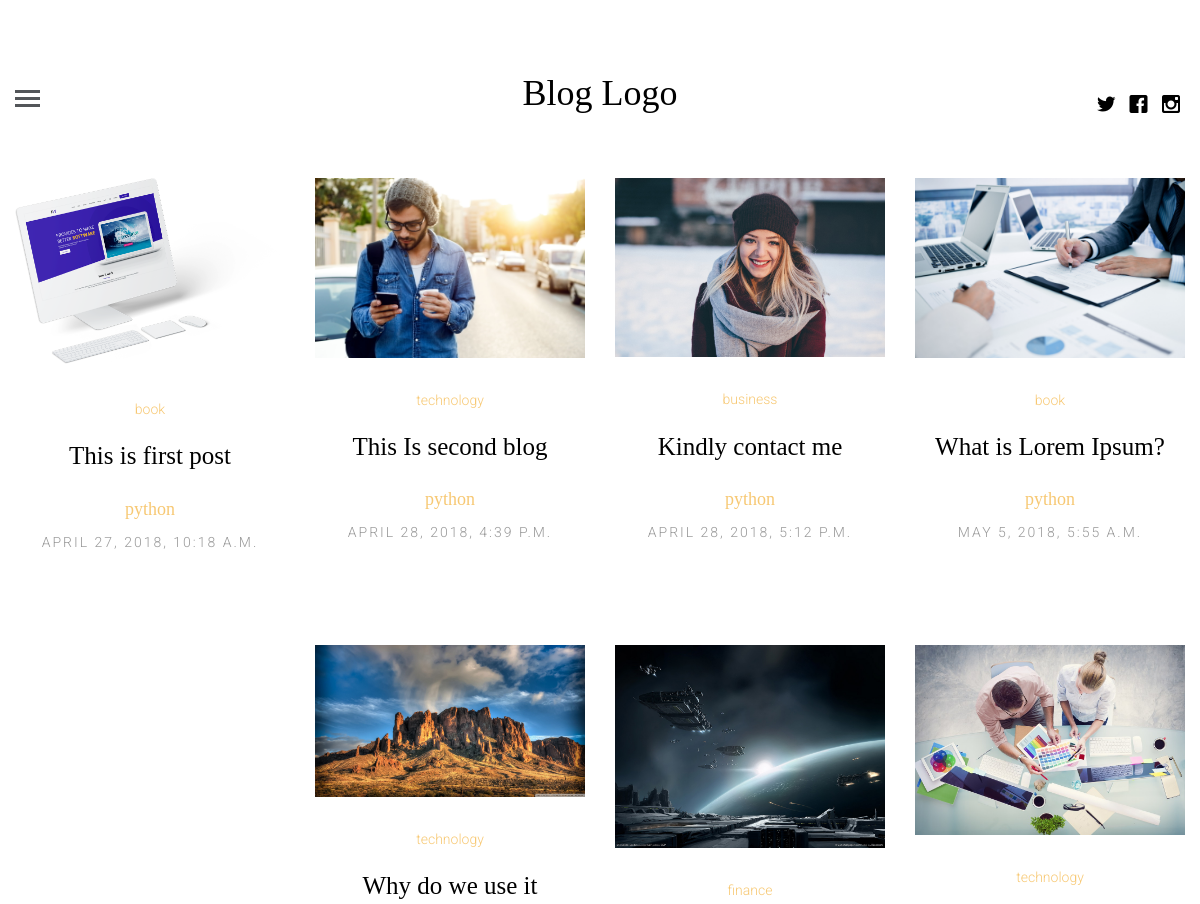
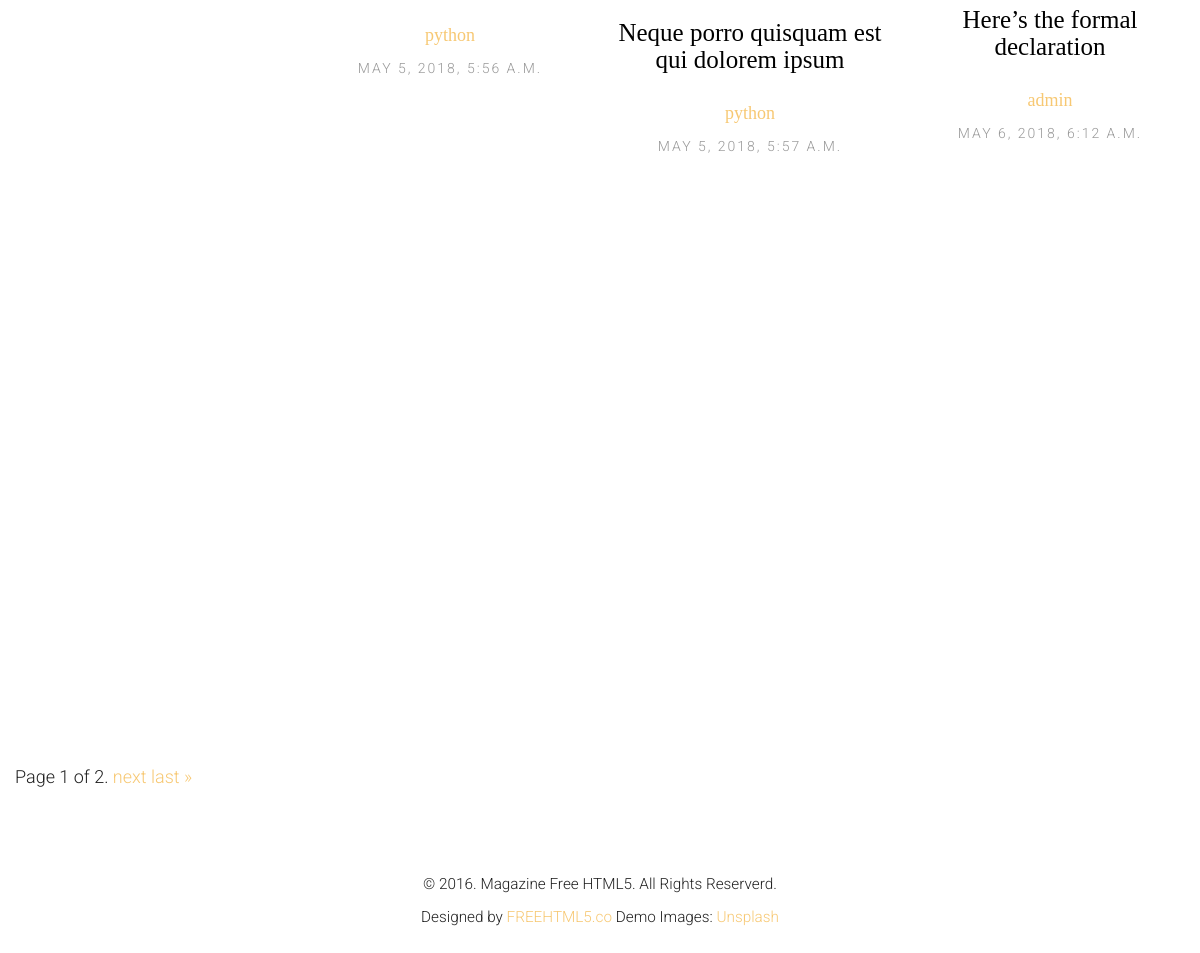
Before: / with the older database file (2 pictures, top to bottom).
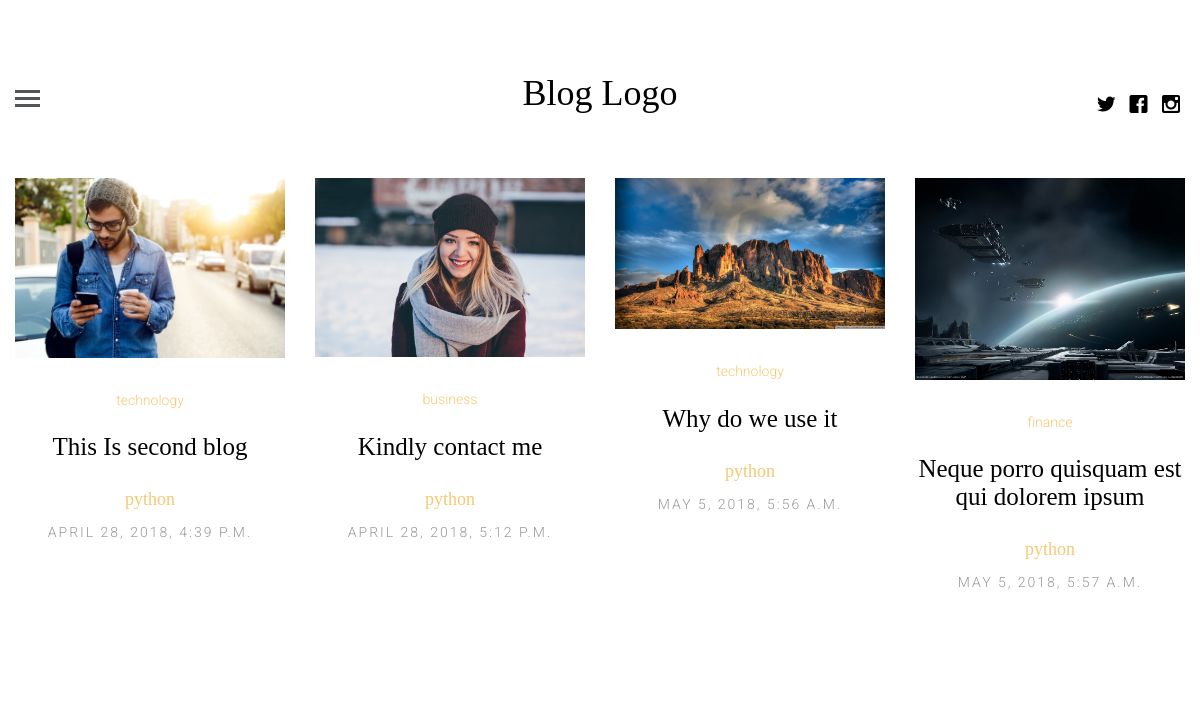
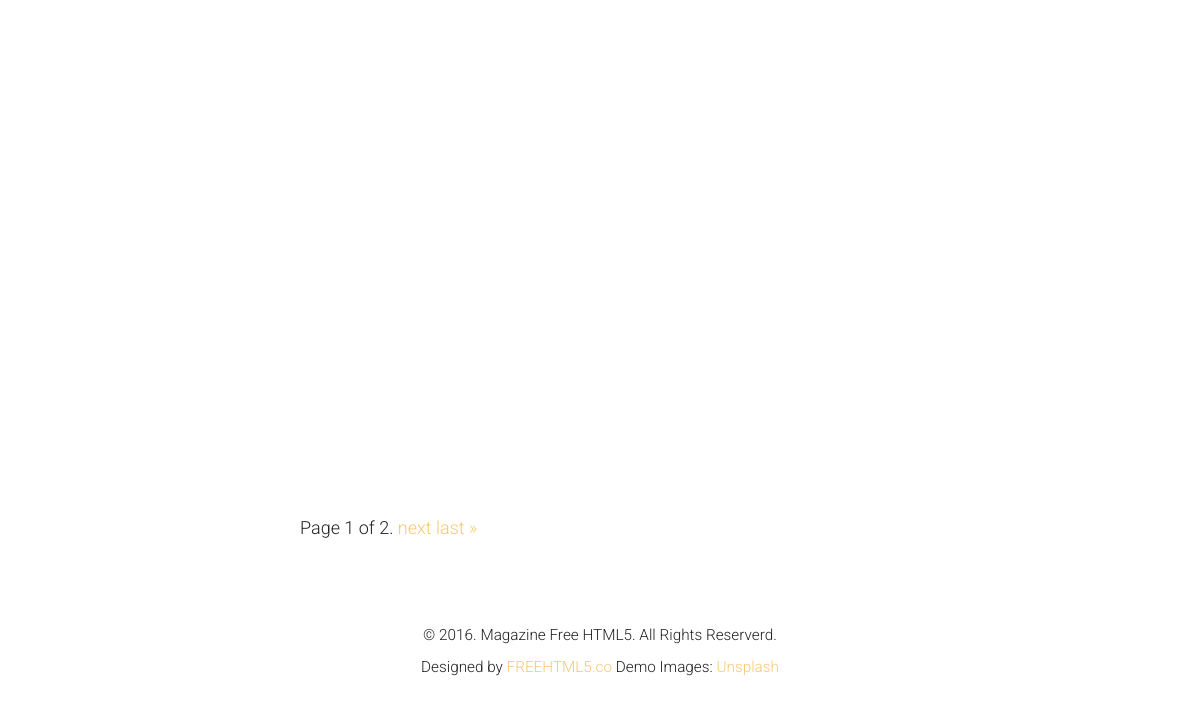
After: the same page with the newer database file (2 pictures, top to bottom).
### blogapp/models.py (models this page shows, shortened)
class Article(models.Model):
    article_author = models.ForeignKey(Author, on_delete=models.CASCADE)
    title = models.CharField(max_length=200)
    body = models.TextField()
    image = models.FileField()
    category = models.ForeignKey(Category, on_delete=models.CASCADE)
    posted_on = models.DateTimeField(auto_now=False, auto_now_add=True)
    update_on = models.DateTimeField(auto_now=True, auto_now_add=False)
    class Meta:
        verbose_name = "Blog Article"
        verbose_name_plural = "Articles"
    def single_post_url(self):
        return reverse("blog:single_post", kwargs={"id": self.id } )
    def author_url(self):
        return reverse("blog:profile", kwargs={'name': self.article_author.name.username})

class Category(models.Model):
    name = models.CharField(max_length=100)
    def __str__(self):
        return self.name

class Author(models.Model):
    name = models.ForeignKey(User, on_delete=models.CASCADE)
    author_picture = models.FileField()
    details = models.TextField()

### blogapp/views.py (the view)
# urls.py: path('', views.index.as_view(), name='index'),
class index(View):
    template_name = 'index.html'
    def get(self, request):
        post = Article.objects.all()
        paginator = Paginator(post, 8)
        page = request.GET.get('page')
        total_article = paginator.get_page(page)
        search = request.GET.get('searching')
        if search:
            post = post.filter(
                Q(title__icontains=search)
            )
        context = {
            "post": total_article,
        }
        return render(request, self.template_name, context)

### blogapp/templates/index.html (shortened to what this page needs)
{% extends "base.html" %}
{% load static %}
	{% block content %}
		{% for p in post %}
			<article class="col-lg-3 col-md-3 col-sm-3 col-xs-6 col-xxs-12 animate-box">
				<figure>
					<a href="{{ p.single_post_url }}"><img src="{{ p.image.url }}" alt="Image" class="img-responsive"></a>
				</figure>
				<span class="fh5co-meta"><a href="{% url 'blog:topic' name=p.category.name %}">{{ p.category }}</a></span>
				<h2 class="fh5co-article-title"><a href="{{ p.single_post_url }}">{{ p.title }}</a></h2>
				<h4><a href="{{ p.author_url }}">{{ p.article_author.name.username }}</a></h4>
				<span class="fh5co-meta fh5co-date">{{ p.posted_on }}</span>
			</article>
		{% endfor %}
	<div class="container-fluid">
		<div class="pagination">
			<span class="step-links">
				<span class="current">
					Page {{ post.number }} of {{ post.paginator.num_pages }}.
				</span>
				{% if post.has_next %}
					<a href="?page={{ post.next_page_number }}">next</a>
					<a href="?page={{ post.paginator.num_pages }}">last &raquo;</a>
				{% endif %}
			</span>
		</div>
	</div>
	{% endblock %}

### blogapp/templates/base.html (shortened to what this page needs)
<!DOCTYPE html>
<html class="no-js">
{% load static %}
<head>
    <link rel="stylesheet" href="{% static 'css/animate.css'%}">
    <link rel="stylesheet" href="{%  static 'css/icomoon.css'%}">
    <link rel="stylesheet" href="{% static 'css/bootstrap.css'%}">
    <link rel="stylesheet" href="{% static 'css/style.css' %}">
</head>
<body>
    <header id="fh5co-header">
        <div class="container-fluid">
            <div class="row">
                <a href="#" class="js-fh5co-nav-toggle fh5co-nav-toggle"><i></i></a>
                <ul class="fh5co-social">
                    <li><a href="#"><i class="icon-twitter"></i></a></li>
                    <li><a href="#"><i class="icon-facebook"></i></a></li>
                    <li><a href="#"><i class="icon-instagram"></i></a></li>
                </ul>
                <div class="col-lg-12 col-md-12 text-center">
                    <h1 id="fh5co-logo"><a href="{% url 'blog:index' %}">Blog Logo</a></h1>
                </div>
            </div>
        </div>
    </header>
    <div class="container-fluid">
        <div class="row fh5co-post-entry">
            {% block content %} {% endblock %}
        </div>
    </div>
    <footer id="fh5co-footer">
        <p><small>&copy; 2016. Magazine Free HTML5. All Rights Reserverd. <br> Designed by <a href="http://freehtml5.co" target="_blank">FREEHTML5.co</a>  Demo Images: <a href="http://unsplash.com/" target="_blank">Unsplash</a></small></p>
    </footer>
</body>
</html>

### blogapp/static/css/icomoon.css (style rules this page uses)
[class^="icon-"], [class*=" icon-"] { font-family: 'icomoon' !important; speak: none; font-style: normal; font-weight: normal; font-variant: normal; text-transform: none; line-height: 1; -webkit-font-smoothing: antialiased; -moz-osx-font-smoothing: grayscale; }
.icon-facebook:before { content: "\ea67"; }
.icon-instagram:before { content: "\ea6f"; }
.icon-twitter:before { content: "\ea7c"; }

### blogapp/static/css/style.css (style rules this page uses)
html { background: #fff; }
body { font-family: "Roboto", arial, sans-serif; font-size: 18px; font-weight: 300; line-height: 1.8; color: #222; background: #fff; }
a { color: #f7c873; -webkit-transition: 0.5s; -o-transition: 0.5s; transition: 0.5s; }
h1, h2, h3, h4, h5, h6 { font-family: "Playfair Display", times, serif; color: #000; }
p { margin-bottom: 30px; }
#fh5co-header { padding: 3em 3em; float: left; width: 100%; }
@media screen and (max-width: 1200px) { #fh5co-header { padding-left: 15px; padding-right: 15px; } }
#fh5co-header .fh5co-nav-toggle { position: absolute; top: 4.2em; left: 3em; z-index: 99; }
@media screen and (max-width: 1200px) { #fh5co-header .fh5co-nav-toggle { top: 4em; left: 15px; } }
#fh5co-header .fh5co-social { position: absolute !important; right: 3em !important; top: 3.2em; z-index: 99; -webkit-transition: 0.5s; -o-transition: 0.5s; transition: 0.5s; }
@media screen and (max-width: 1200px) { #fh5co-header .fh5co-social { right: 15px !important; top: 3.2em; } }
#fh5co-header #fh5co-logo { text-align: center; }
#fh5co-header #fh5co-logo a { color: #000; }
.fh5co-post-entry article { text-align: center; float: left; margin-bottom: 110px; padding-left: 3em; padding-right: 3em; }
@media screen and (max-width: 1200px) { .fh5co-post-entry article { margin-bottom: 80px; padding-left: 15px; padding-right: 15px; } }
.fh5co-post-entry article a img { opacity: 1; -webkit-transition: 0.5s; -o-transition: 0.5s; transition: 0.5s; }
.fh5co-post-entry article figure { margin-bottom: 30px; }
.fh5co-post-entry article h2 { font-family: "Playfair Display", times, serif; font-size: 25px; color: #000; margin-bottom: 30px; }
.fh5co-post-entry article h2 a { color: #000; }
.fh5co-post-entry article .fh5co-meta { font-size: 14px; font-family: "Roboto", arial, sans-serif; color: #999999; margin-bottom: 20px; display: block; }
.fh5co-post-entry article .fh5co-meta.fh5co-date { text-transform: uppercase; letter-spacing: 2px; }
.fh5co-social { padding: 0; margin: 30px 0 0 0; position: relative; }
.fh5co-social li { padding: 0; margin: 0; list-style: none; display: inline; }
.fh5co-social li a { font-size: 20px; padding: 4px; color: #000; }
#fh5co-footer { padding: 3em 0; text-align: center; }
.js .to-animate, .js .to-animate-2, .js .animate-box { opacity: 0; }
.fh5co-nav-toggle { width: 25px; height: 25px; cursor: pointer; text-decoration: none; }
.fh5co-nav-toggle i { position: relative; display: -moz-inline-stack; display: inline-block; zoom: 1; *display: inline; width: 25px; height: 3px; color: #535659; font: bold 14px/.4 Helvetica; text-transform: uppercase; text-indent: -55px; background: #535659; transition: all .2s ease-out; }
.fh5co-nav-toggle i::before, .fh5co-nav-toggle i::after { content: ''; width: 25px; height: 3px; background: #535659; position: absolute; left: 0; -webkit-transition: 0.2s; -o-transition: 0.2s; transition: 0.2s; }
.fh5co-nav-toggle i::before { top: -7px; }
.fh5co-nav-toggle i::after { bottom: -7px; }
.fh5co-nav-toggle { position: absolute; top: 18px; left: 0; z-index: 21; padding: 6px 0 0 0; display: block; margin: 0 auto; display: block; height: 44px; width: 25px; border-bottom: none !important; }

Changed rows visible on the page:
removed Article: image (picture), category "book", title "This is first post", article_author.name.username "python", posted_on "APRIL 27, 2018, 10:18 A.M."
removed Article: image (picture), category "book", title "What is Lorem Ipsum?", article_author.name.username "python", posted_on "MAY 5, 2018, 5:55 A.M."
no longer on this page (row unchanged): Article: image (picture), category "technology", title "Here’s the formal declaration", article_author.name.username "admin", posted_on "MAY 6, 2018, 6:12 A.M."
